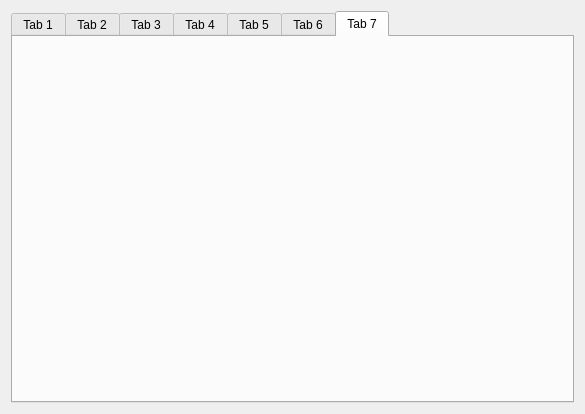
<?xml version="1.0" encoding="UTF-8"?>
<ui version="4.0">
 <class>MainWidget</class>
 <widget class="QWidget" name="MainWidget">
  <property name="geometry">
   <rect>
    <x>0</x>
    <y>0</y>
    <width>585</width>
    <height>414</height>
   </rect>
  </property>
  <property name="minimumSize">
   <size>
    <width>350</width>
    <height>340</height>
   </size>
  </property>
  <property name="windowTitle">
   <string>MainWidget</string>
  </property>
  <layout class="QVBoxLayout" name="verticalLayout">
   <item>
    <widget class="QTabWidget" name="pTabWidget">
     <property name="currentIndex">
      <number>6</number>
     </property>
     <widget class="QWidget" name="pTab1">
      <attribute name="title">
       <string>Tab 1</string>
      </attribute>
     </widget>
     <widget class="QWidget" name="pTab2">
      <attribute name="title">
       <string>Tab 2</string>
      </attribute>
     </widget>
     <widget class="QWidget" name="pTab3">
      <attribute name="title">
       <string>Tab 3</string>
      </attribute>
     </widget>
     <widget class="QWidget" name="pTab4">
      <attribute name="title">
       <string>Tab 4</string>
      </attribute>
     </widget>
     <widget class="QWidget" name="pTab5">
      <attribute name="title">
       <string>Tab 5</string>
      </attribute>
     </widget>
     <widget class="QWidget" name="pTab6">
      <attribute name="title">
       <string>Tab 6</string>
      </attribute>
     </widget>
     <widget class="QWidget" name="pTab7">
      <attribute name="title">
       <string>Tab 7</string>
      </attribute>
     </widget>
    </widget>
   </item>
  </layout>
 </widget>
 <resources/>
 <connections/>
</ui>
